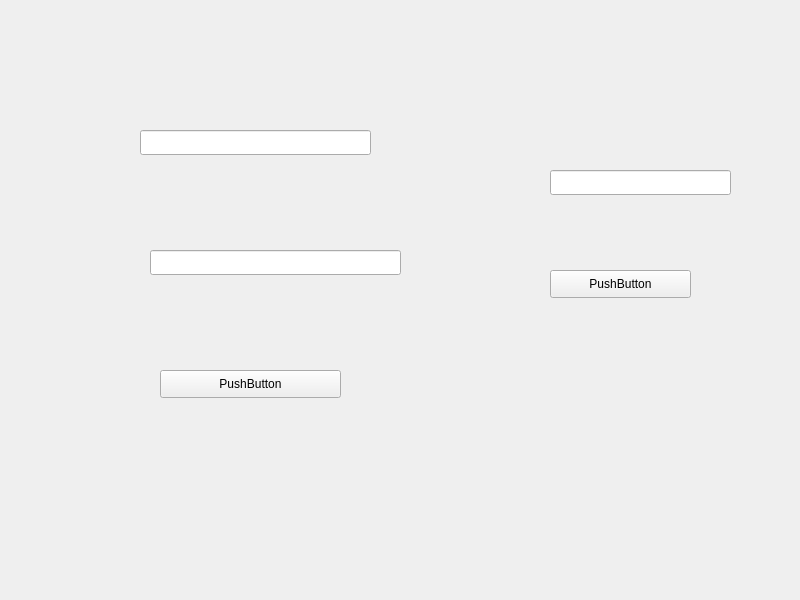
<?xml version="1.0" encoding="UTF-8"?>
<ui version="4.0">
 <class>Widget</class>
 <widget class="QWidget" name="Widget">
  <property name="geometry">
   <rect>
    <x>0</x>
    <y>0</y>
    <width>800</width>
    <height>600</height>
   </rect>
  </property>
  <property name="windowTitle">
   <string>Widget</string>
  </property>
  <widget class="QPushButton" name="pushButton">
   <property name="geometry">
    <rect>
     <x>160</x>
     <y>370</y>
     <width>181</width>
     <height>28</height>
    </rect>
   </property>
   <property name="text">
    <string>PushButton</string>
   </property>
  </widget>
  <widget class="QPushButton" name="pushButton_2">
   <property name="geometry">
    <rect>
     <x>550</x>
     <y>270</y>
     <width>141</width>
     <height>28</height>
    </rect>
   </property>
   <property name="text">
    <string>PushButton</string>
   </property>
  </widget>
  <widget class="QLineEdit" name="lineEdit">
   <property name="geometry">
    <rect>
     <x>140</x>
     <y>130</y>
     <width>231</width>
     <height>25</height>
    </rect>
   </property>
  </widget>
  <widget class="QLineEdit" name="lineEdit_2">
   <property name="geometry">
    <rect>
     <x>150</x>
     <y>250</y>
     <width>251</width>
     <height>25</height>
    </rect>
   </property>
  </widget>
  <widget class="QLineEdit" name="lineEdit_3">
   <property name="geometry">
    <rect>
     <x>550</x>
     <y>170</y>
     <width>181</width>
     <height>25</height>
    </rect>
   </property>
  </widget>
 </widget>
 <resources/>
 <connections/>
</ui>
